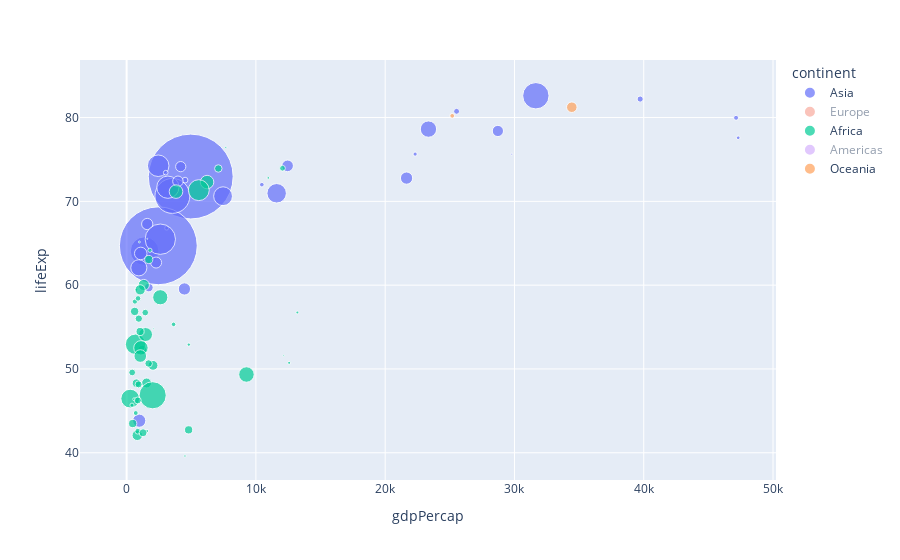

The cell this chart's notebook holds for it:
### Code cell
px.scatter(df[df['year']==2007],y='lifeExp',x='gdpPercap',size='pop',size_max=60,color='continent') #choose one year to plot
